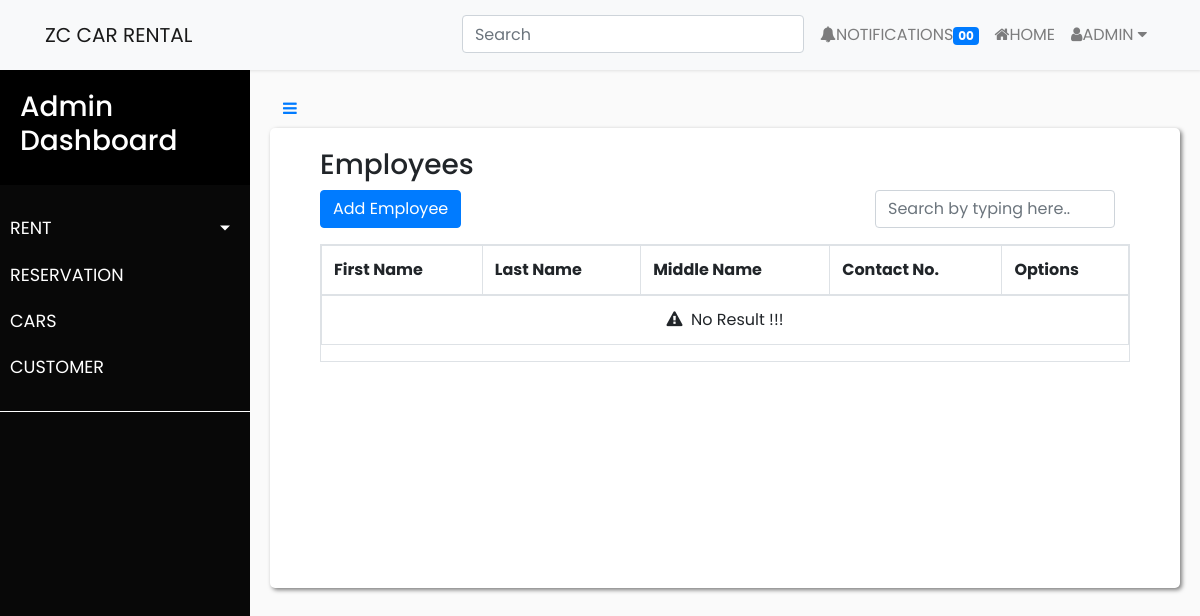
Before: /Employee_controller/show with the older database file.
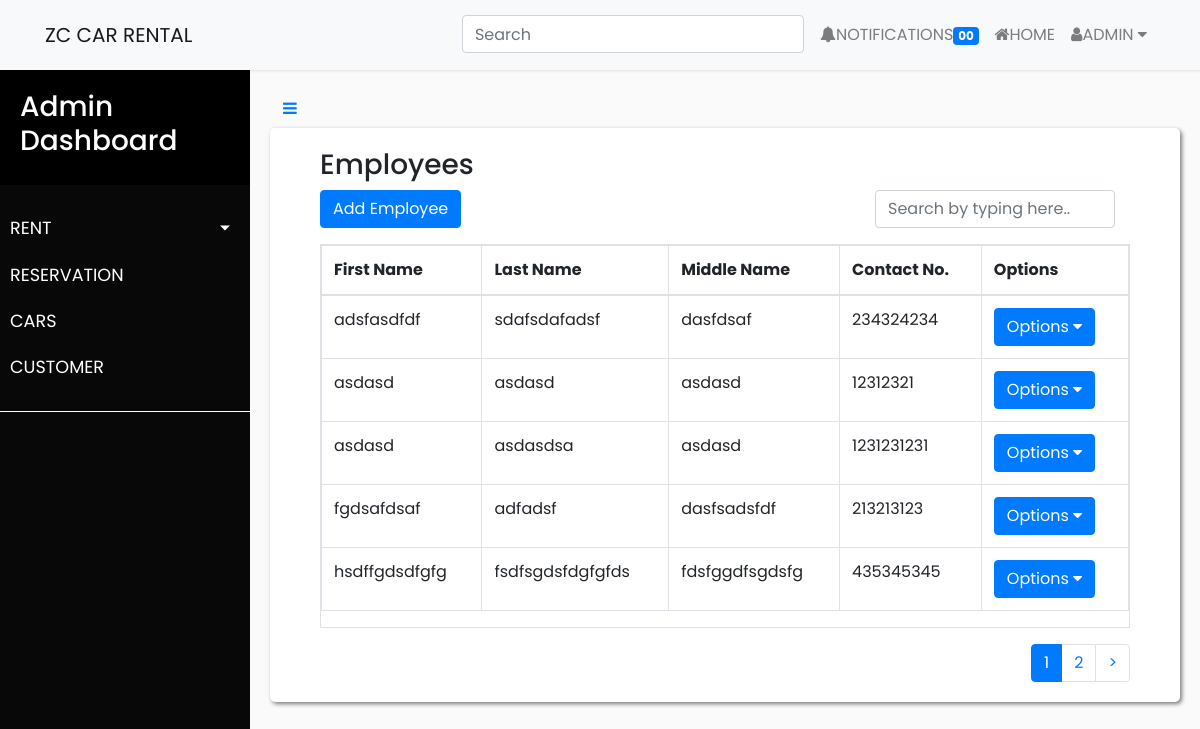
After: the same page with the newer database file.
### tables this page shows
CREATE TABLE `tbl_employee` (
  `id` int(11) NOT NULL,
  `first_name` varchar(255) NOT NULL,
  `middle_name` varchar(255) NOT NULL,
  `last_name` varchar(255) NOT NULL,
  `contact` varchar(255) NOT NULL,
  `created_at` timestamp NOT NULL DEFAULT current_timestamp()
);

### index.php (called while the page is built, shortened)
<?php
require_once BASEPATH.'core/CodeIgniter.php';

### application/models/Employee_model.php (called while the page is built, shortened)
<?php
class Employee_model extends CI_Model {
	public function fetch_data($limit, $start) {
		$this->db->order_by('first_name', 'ASC');
		$this->db->limit($limit, $start);
		$query = $this->db->get('tbl_employee');
		return $query;
	}
}
?>

### application/views/admin/employee.php (the view, shortened to what this page needs)
<div class="admin-content">
<div class="container-fluid">
  <div class="col-md-12 search-table-col">
    <header>
      <h3>Employees</h3>
    </header>
    <a class="btn btn-primary"  href="<?php echo base_url('admin_controller/add_employee');?>">Add Employee</a>
    <div class="form-group pull-right col-lg-4"><input type="text" placeholder="Search by typing here.." class="search form-control"></div><span class="counter pull-right"></span>
    <div class="table-responsive table-bordered table table-hover table-bordered results">
      <table class="table table-bordered" id="">
        <thead class="bill-header cs">
          <tr>
            <th id="trs-hd" class="">First Name</th>
            <th id="trs-hd" class="">Last Name</th>
            <th id="trs-hd" class="">Middle Name</th>
            <th id="trs-hd" class="">Contact No.</th>
            <th id="trs-hd" class="">Options</th>
          </tr>
        </thead>
        <tbody>
          <?php if($fetch_data->num_rows() == 0): ?>
            <tr class="warning no-result">
              <td colspan="12"><center><i class="fa fa-warning"></i>&nbsp; No Result !!!</center></td>
            </tr>
          <?php endif; ?>
          <?php if($fetch_data->num_rows() > 0):?>
            <?php foreach($fetch_data->result_array() as $row): ?>
              <tr>
                  <td><?php echo $row['first_name'] ?></td>
                  <td><?php echo $row['last_name'] ?></td>
                  <td><?php echo $row['middle_name'] ?></td>
                  <td><?php echo $row['contact'] ?></td>
                <td>
                <div class="dropdown">
                <button class="btn btn-primary dropdown-toggle-btn" data-toggle="dropdown" aria-expanded="false" type="button" >Options <i class="fa fa-caret-down"></i></button>
                </div>
                </td>
              </tr>
            <?php endforeach; ?>
          <?php endif; ?>
        </tbody>
      </table>
    </div>
    <?php echo $pagination; ?>
  </div>
</div>
</div>

Changed rows visible on the page:
added tbl_employee: first_name "adsfasdfdf", last_name "sdafsdafadsf", middle_name "dasfdsaf", contact "234324234"
added tbl_employee: first_name "asdasd", last_name "asdasd", middle_name "asdasd", contact "12312321"
added tbl_employee: first_name "asdasd", last_name "asdasdsa", middle_name "asdasd", contact "1231231231"
added tbl_employee: first_name "fgdsafdsaf", last_name "adfadsf", middle_name "dasfsadsfdf", contact "213213123"
added tbl_employee: first_name "hsdffgdsdfgfg", last_name "fsdfsgdsfdgfgfds", middle_name "fdsfggdfsgdsfg", contact "435345345"
Other visible differences:
$pagination: (not shown) → "1 2 >"
text no longer shown: "No Result !!!"
